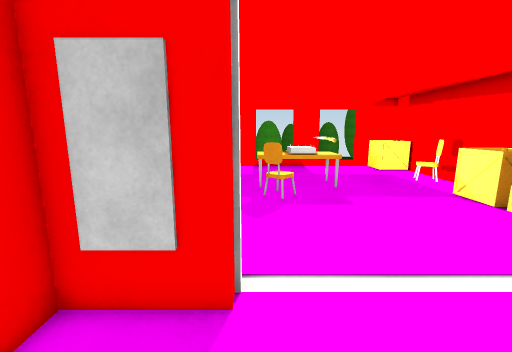
[1] (above)

16 first-person views from a walk through a 3-D level made in the Unity game engine. The camera is 1.4 m above the floor, tilts 10° down and sees 90° across. The floor is counted in squares, 0.5 m on a side. Each view is taken from the middle of a square. On the plan, view 1 faces up. The plan holds only what a view shows up to about 19 squares ahead; the rest is blank. The place goes on beyond the plan. The player character is not drawn. Surface patterns are stand-ins for the level's own textures.

[2]
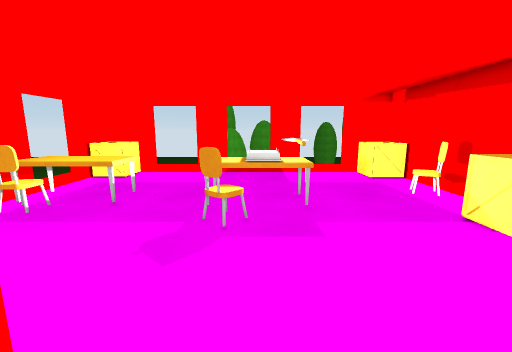

[3]
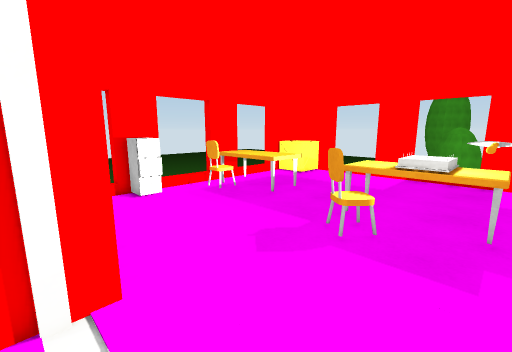

[4]
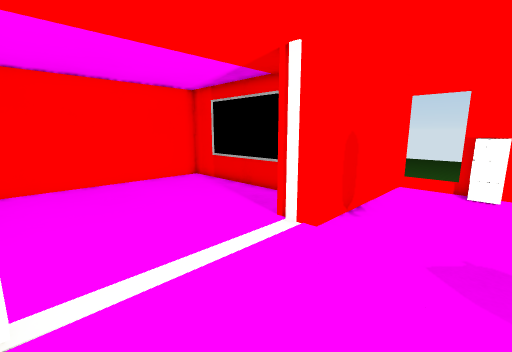

[5]
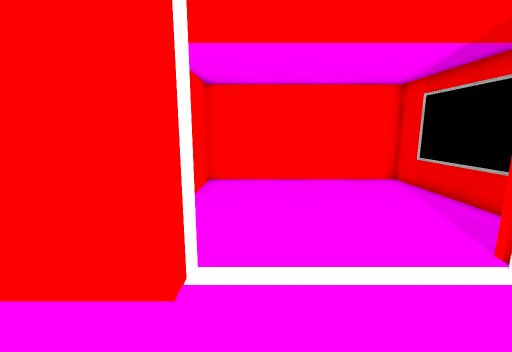

[6]
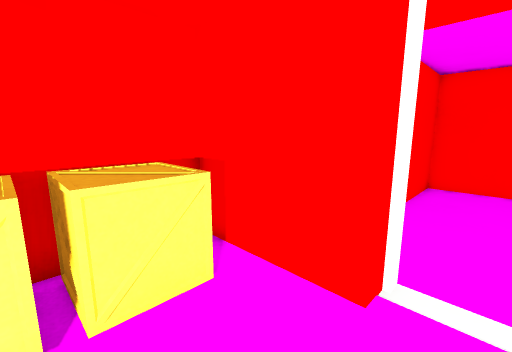

[7]
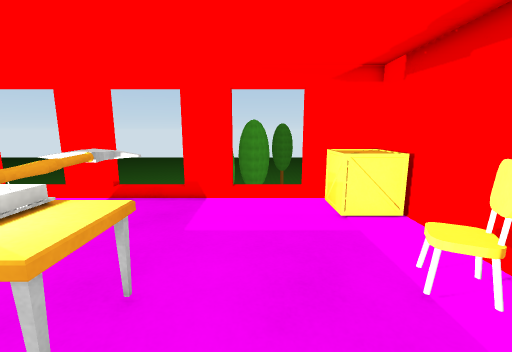

[8]
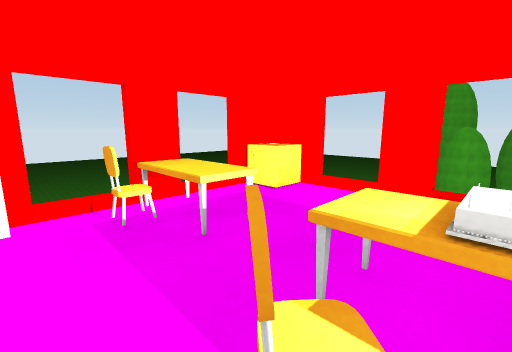

[9]
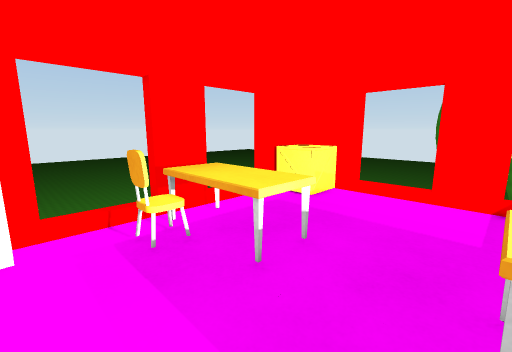

[10]
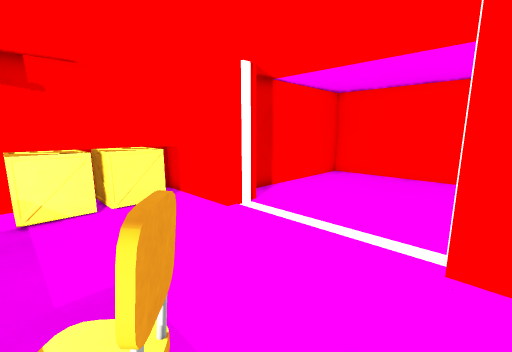

[11]
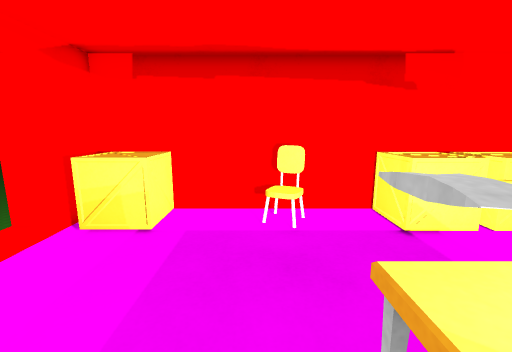

[12]
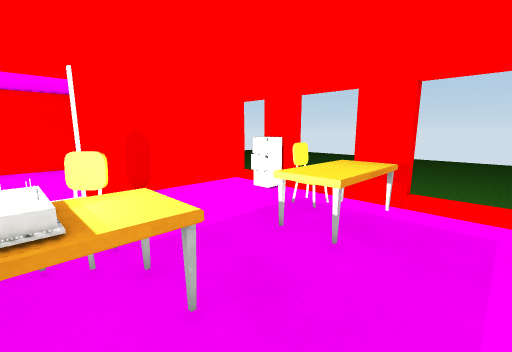

[13]
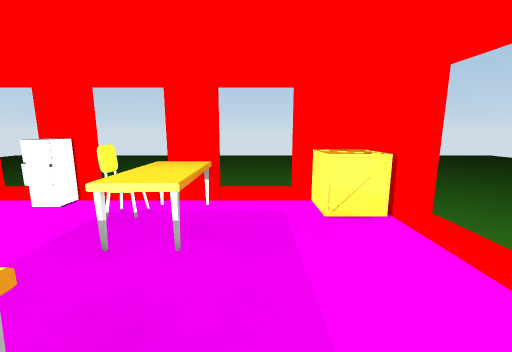

[14]
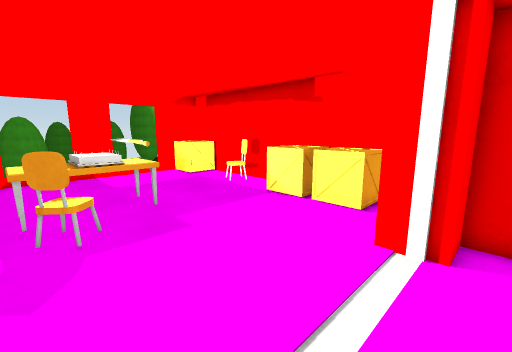

[15]
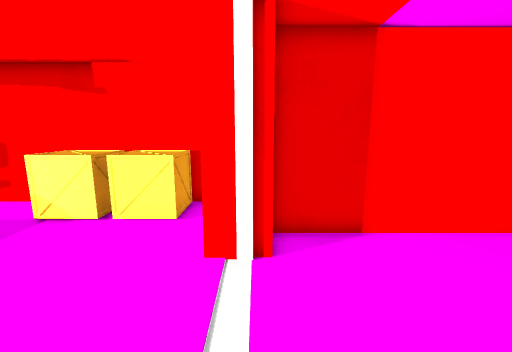

[16]
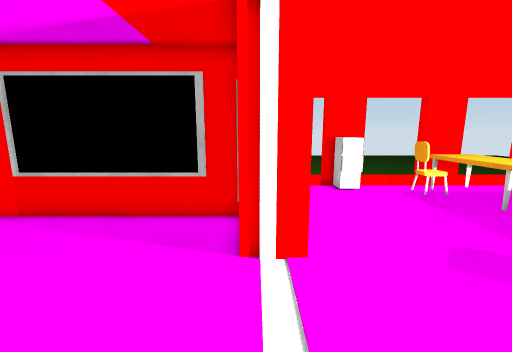

### Floor plan
Key: @ floor where view 1 was taken; # wall or solid block; . main floor; : floor 0.5 m higher than the main floor; v drop or lower ground; C crate; B building; H chair; T table; A cake; O other object.
Columns run from 9 left of view 1 to 11 right of it. Each row starts with its distance up from view 1.
 21  BBBBvvBBB  BBB vBBBB
 20  CCC..............CC
 19  CCC..............CCC
 18 BCCC..............CCC
 17  ...................B
 16  ...................B
 15  ...................B
 14 BBTTTTT..TTAOO....OHB
 13 BBTTTTT..TTAAO......B
 12  .T:TTT..TTAAO......B
 11  .HH......O.......CCC
 10  .........H.......CCC
  9 BOO...............CCC
  8 BOO...............CCC
  7  .................CCC
  6  .................CCB
  5 v#########.....######
  4       ####.....###
  3       #..........#
  2       #..........#
  1       #..........#
  0       #..@.......#
 -1       #..........#
 -2       #..........#
 -3       #..........#
 -4       #..........#
 -5       #..........#
 -6       ############

Where each view was taken, in squares from view 1:
view 1: 0 up, 0 right, facing up
view 2: 3 up, 2 right, facing up
view 3: 4 up, 4 right, facing up-left
view 4: 9 up, 6 right, facing down-left
view 5: 9 up, 5 right, facing down
view 6: 9 up, 5 right, facing down-right
view 7: 10 up, 6 right, facing up
view 8: 9 up, 2 right, facing up-left
view 9: 9 up, 0 right, facing up-left
view 10: 11 up, 1 left, facing down-right
view 11: 15 up, 2 right, facing right
view 12: 17 up, 2 right, facing down-left
view 13: 16 up, 2 right, facing left
view 14: 3 up, 0 right, facing up-right
view 15: 4 up, 1 right, facing right
view 16: 4 up, 5 right, facing left
